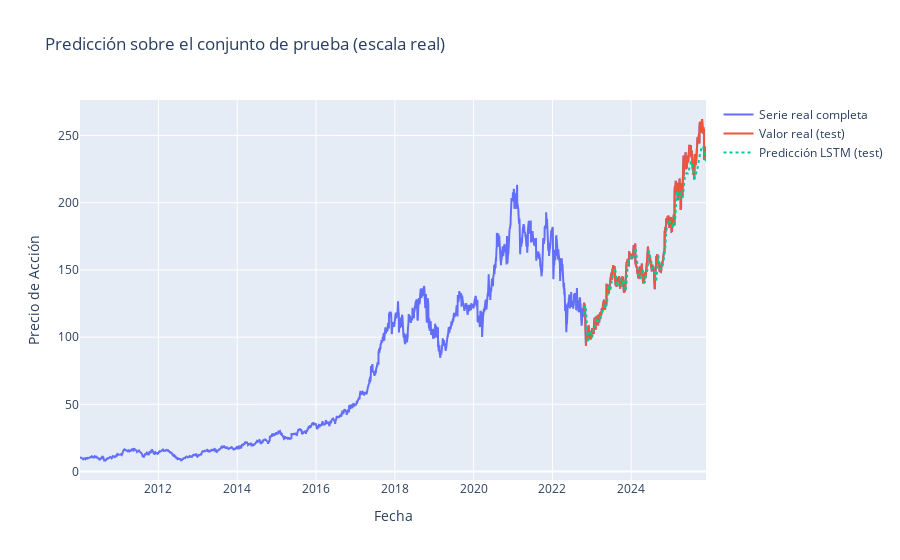

The notebook cell saved with this chart:
### Code cell
# Graficar resultados en escala real

fig = go.Figure()

# Serie completa real
fig.add_trace(go.Scatter(
    x=close_series.index,
    y=close_series.values,
    mode="lines",
    name="Serie real completa"
))

# Valores reales del test
fig.add_trace(go.Scatter(
    x=fechas_test,
    y=y_test_real,
    mode="lines",
    name="Valor real (test)"
))

# Predicciones ya invertidas
fig.add_trace(go.Scatter(
    x=fechas_test,
    y=y_pred_real,
    mode="lines",
    name="Predicción LSTM (test)",
    line=dict(dash="dot")
))

fig.update_layout(
    title="Predicción sobre el conjunto de prueba (escala real)",
    xaxis_title="Fecha",
    yaxis_title="Precio de Acción"
)

fig.show()

### Figure 1 — Plotly figure (JSON) as saved in the notebook; plotly's stock layout.template omitted (floating-point values rounded to 4 significant figures; data arrays with more than 128 entries replaced by an {"elided": "..."} marker saying what was removed)
{"data": [{"mode": "lines", "name": "Serie real completa", "type": "scatter", "x": {"elided": "4000 str values"}, "y": {"elided": "4000 float values"}}, {"mode": "lines", "name": "Valor real (test)", "type": "scatter", "x": {"elided": "780 str values"}, "y": {"elided": "780 float values"}}, {"line": {"dash": "dot"}, "mode": "lines", "name": "Predicción LSTM (test)", "type": "scatter", "x": {"elided": "780 str values"}, "y": {"elided": "780 float values"}}], "layout": {"title": {"text": "Predicción sobre el conjunto de prueba (escala real)"}, "xaxis": {"title": {"text": "Fecha"}}, "yaxis": {"title": {"text": "Precio de Acción"}}}}
